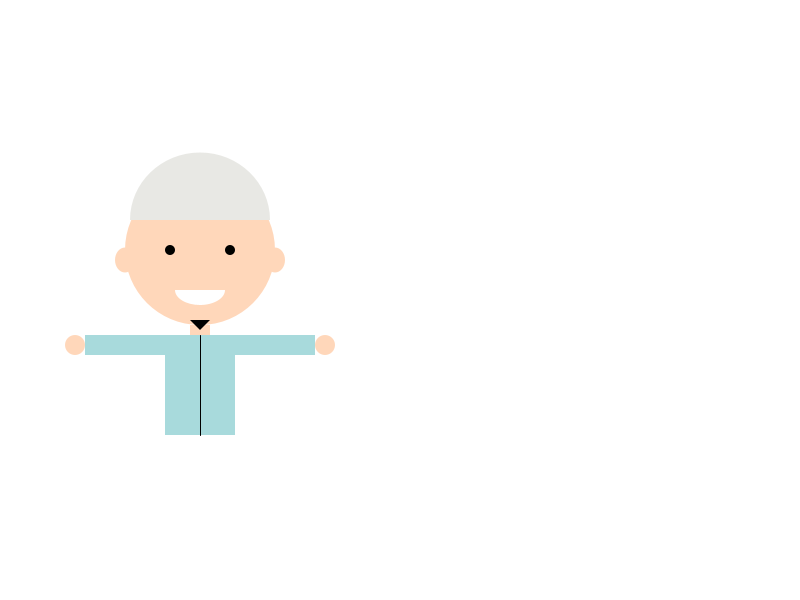
Frame 1 (no input)
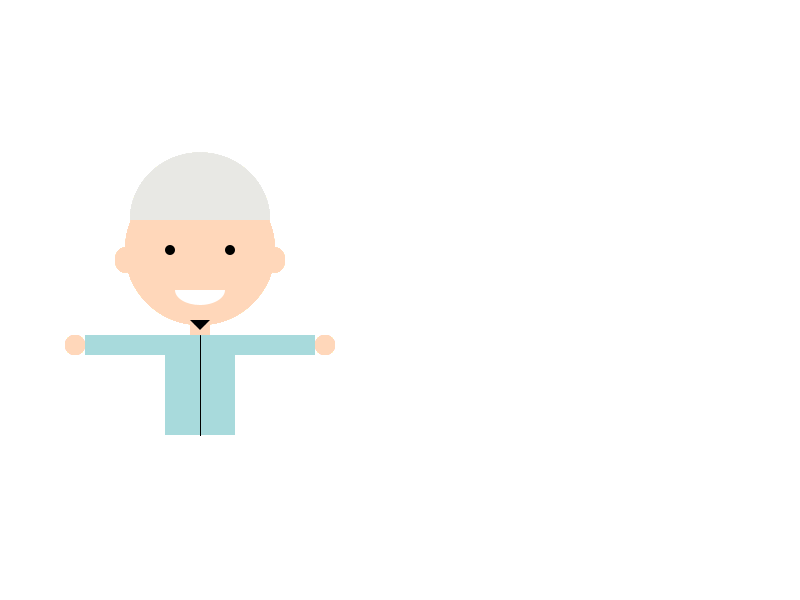
Frame 60 (the mouse pressed at the canvas centre just before this capture)
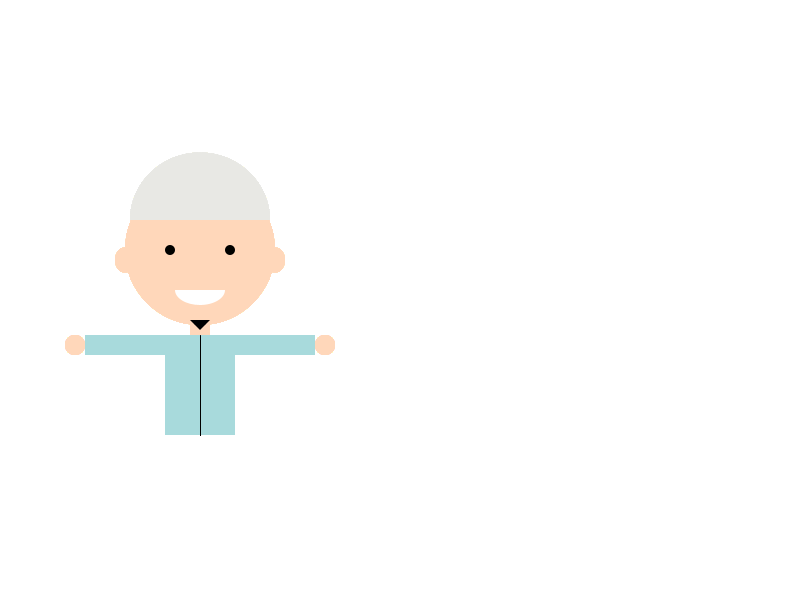
Frame 120 (the mouse held since frame 60 and released just before this capture)

The Processing sketch that drew these frames (run headless with seeded random() and noise(); from frame 60 on, the mouse is pressed at the canvas centre):

// Processing sketch: tugas
// ── tugas.pde
void setup(){
  size(800,600);
  background(255);
  
}

void draw(){
  translate(width/2,height/2);
  people1();
}

void people1(){
  //Badan
  fill(168, 218, 220);
  rectMode(CENTER);
  noStroke();
  rect(-200,85,70,100);
  
  //ornamen
  stroke(0);
  line(-200,35,-200,135);
  
  
  //Kepala
  fill(255, 215, 186);
  noStroke();
  ellipse(-200,-50,150,150);
  ellipse(-275,-40,20,25);
  ellipse(-125,-40,20,25);
  rectMode(CENTER);
  rect(-200,30,20,10);
  
  //wajah
  fill(0);
  noStroke();
  ellipse(-230,-50,10,10);
  ellipse(-170,-50,10,10);
  fill(255);
  arc(-200, -10, 50, 30, 0,PI); 
  
  //jenggot
  fill(0);
  triangle(-210,20,-190,20,-200,30);
  
  fill(232, 232, 228);
  arc(-200, -80, 140, 135, -PI,0);
  
  //tangan 
  tangan1();
  tangan2();
}

void tangan1(){
  noStroke();
  fill(168, 218, 220);
  //ellipse(-240,45,20,20);
  rect(-255,45,40,20);
  rect(-295,45,40,20);
  fill(255, 215, 186);
  ellipse(-325,45,20,20);

  
}

void tangan2(){
  noStroke();
  fill(168, 218, 220);
  ellipse(-160,45,20,20);
  rect(-145,45,40,20);
  rect(-105,45,40,20);
  fill(255, 215, 186);
  ellipse(-75,45,20,20);
}
